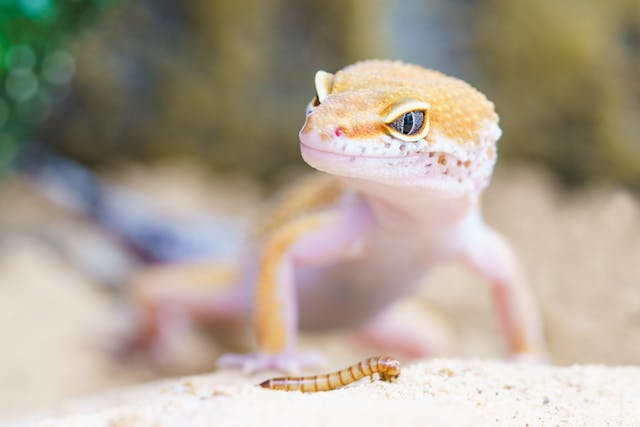
#> input picture lizard.jpg, 640 x 427 px
$ python colorSwatch.py
#> lines starting #> are read from the running program, lines starting #| are printed output that depends on the picture
from PIL import Image

image = Image.open("./lizard.jpg")
#> image is the input picture: PIL image 640x427 RGB; mean R, G, B 173.1, 162.4, 147.1
data = image.load()

for x in range(image.width):
    for y in range(image.height):
        pixel = data[x,y]

        r = pixel[0]
        g = pixel[1]
        b = pixel[2]
        if (g < 120):
            k = .33*r + .33*g + .33*b
            k = int(k)
            data[x,y] = (k,k,k)
image.save("./lizard.png")
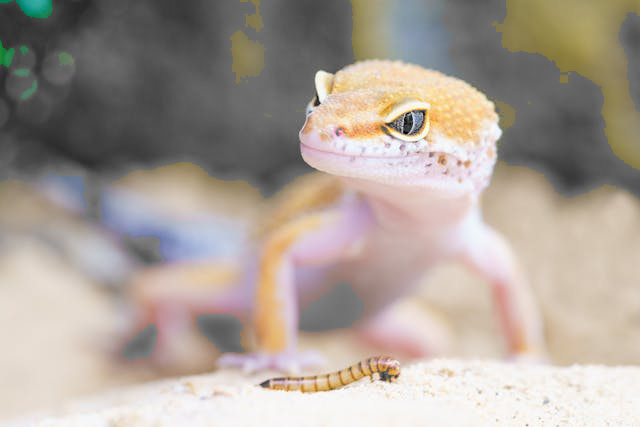
#> saved as lizard.png: PIL image 640x427 RGB; mean R, G, B 170.2, 159.9, 151.3

$ run again, with frog.jpg copied over lizard.jpg
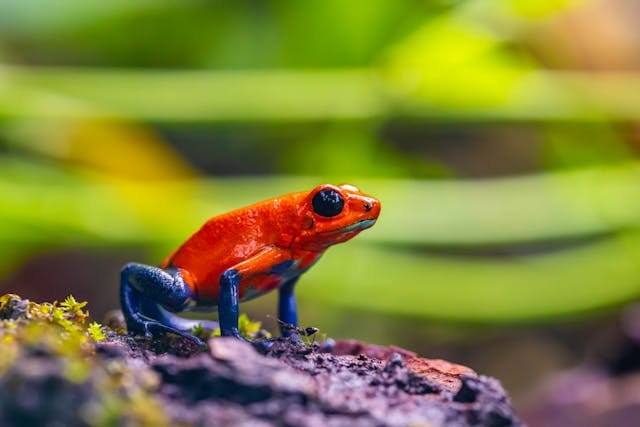
#> input picture frog.jpg, 640 x 427 px
#> image is the input picture: PIL image 640x427 RGB; mean R, G, B 129.1, 130.1, 56.6
#> `image.save("./lizard.png")`:
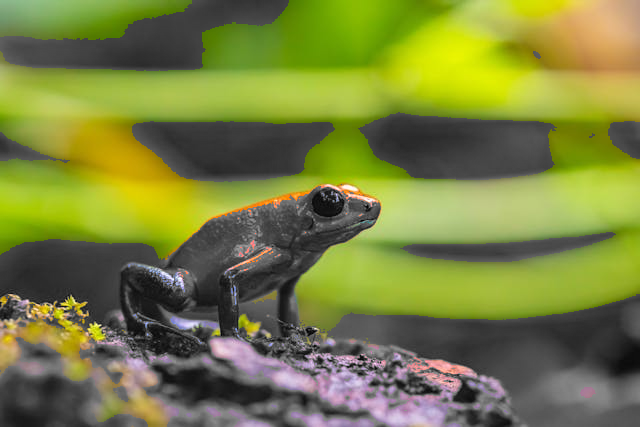
#> saved as lizard.png: PIL image 640x427 RGB; mean R, G, B 121.6, 129, 63.6
